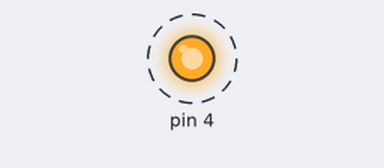
Bench run of a sketch on a simulated Arduino Uno, built with avr-gcc and run on an emulated ATmega328P. Parts: output pins drawn as LEDs (lit = HIGH). Dashed ring = blinking. What the sketch prints to the serial monitor is not drawn.

Above: at 0.2 s.
Timing chart, 0 to 3.0 s (numbered marks = the images above):
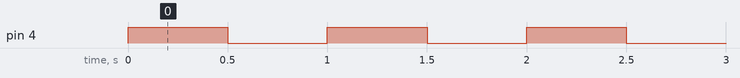

Measured:
- by itself, pin 4: alternates HIGH for 0.50 s and LOW for 0.50 s

The sketch:

Hello.ino
```cpp
void setup(void) {
    pinMode(4, OUTPUT);
	Serial.begin(115200);
	Serial.println();
	Serial.println("Serial Ready");
}

void loop(void) {
    digitalWrite(4, HIGH);
	Serial.println("Hello");
    delay(500);
    digitalWrite(4, LOW);
    delay(500);
}
```
